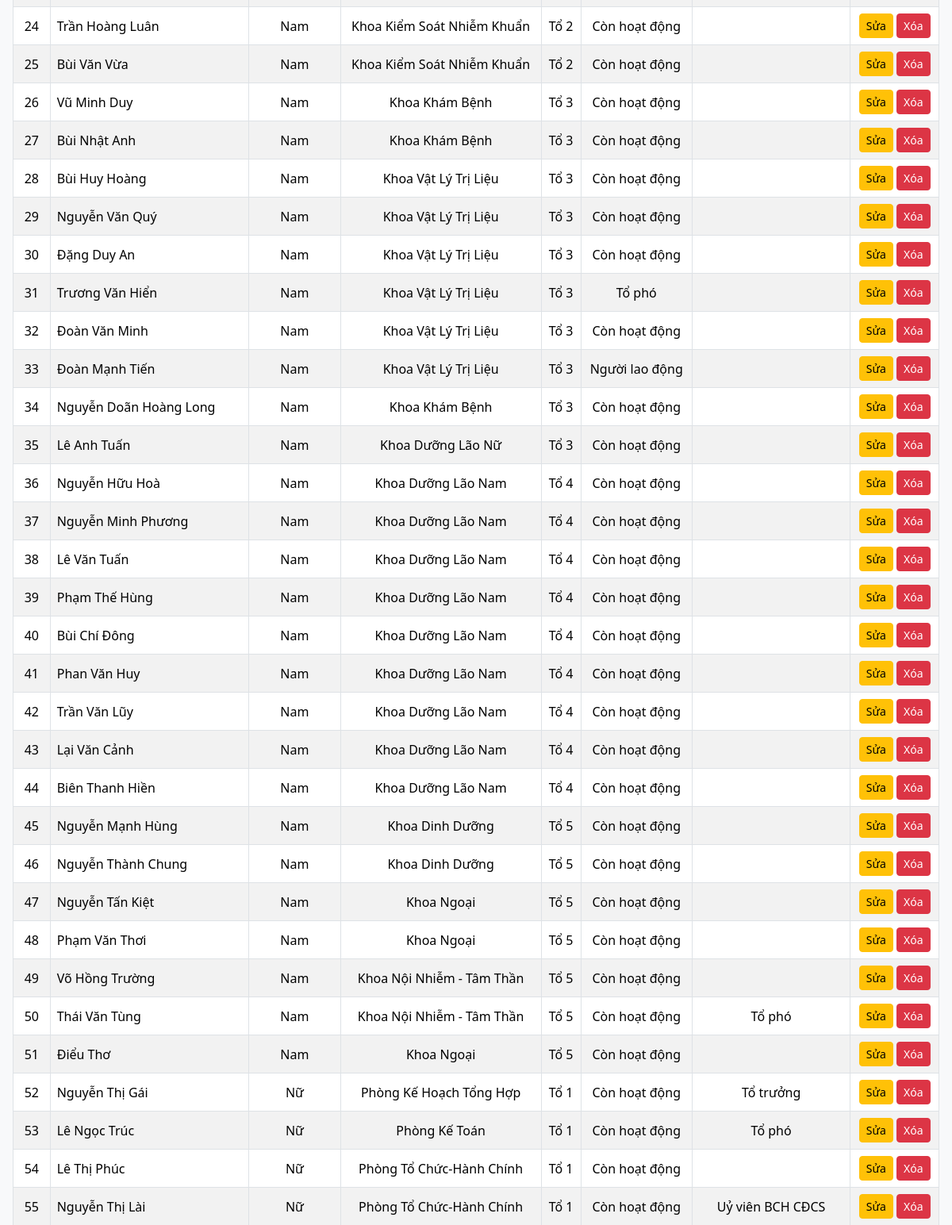
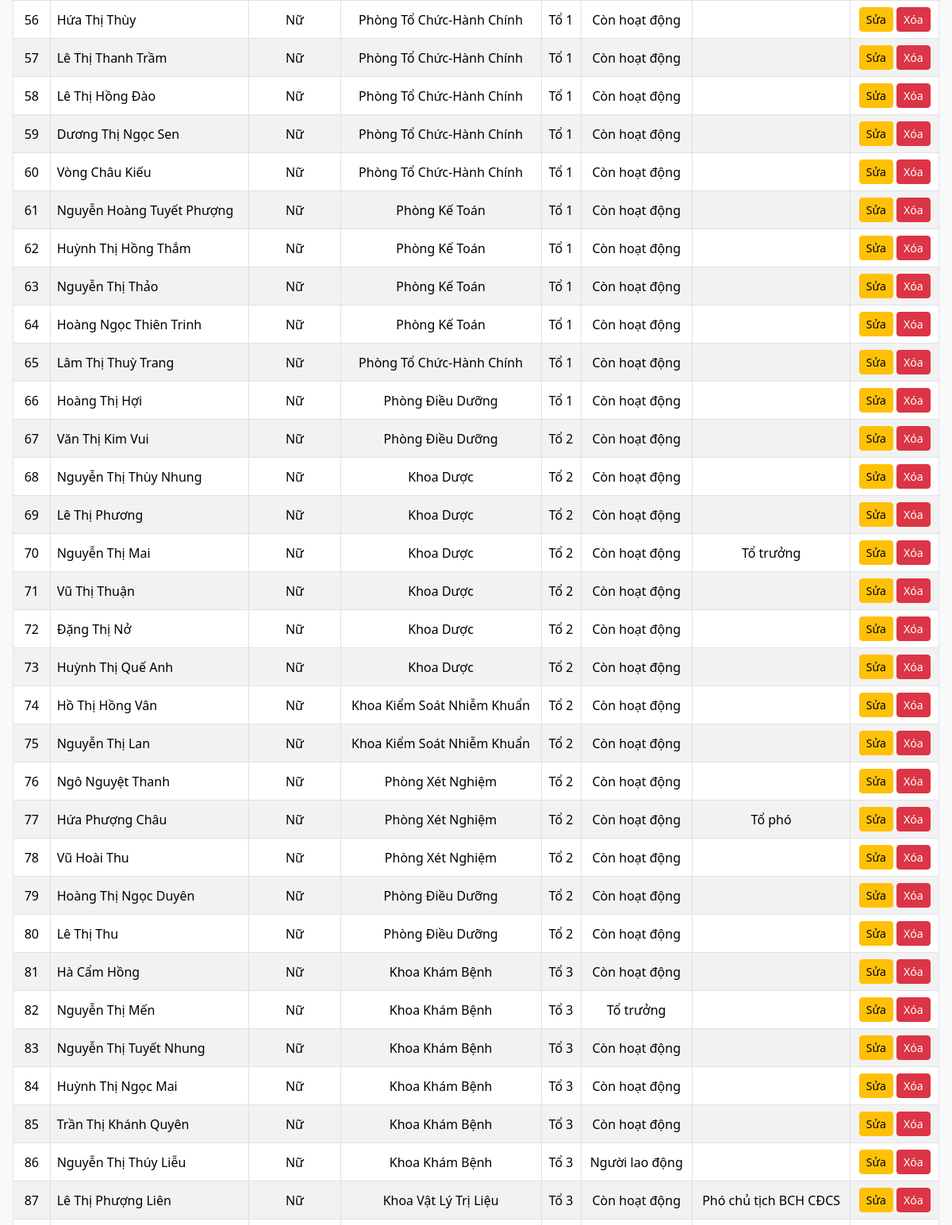
The app's page /?sort=gender&direction=asc (signed in, middle part), older data (2 pictures, top to bottom).
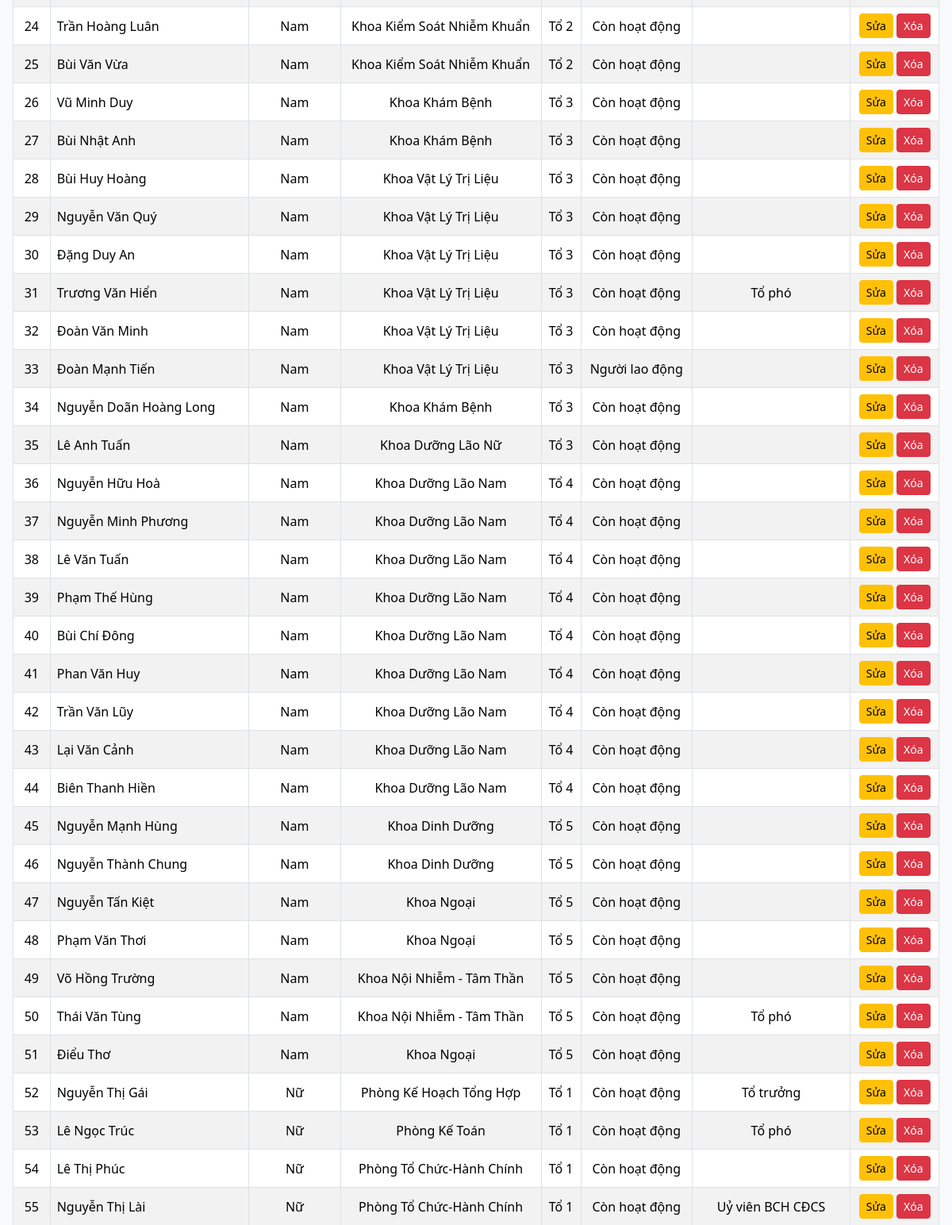
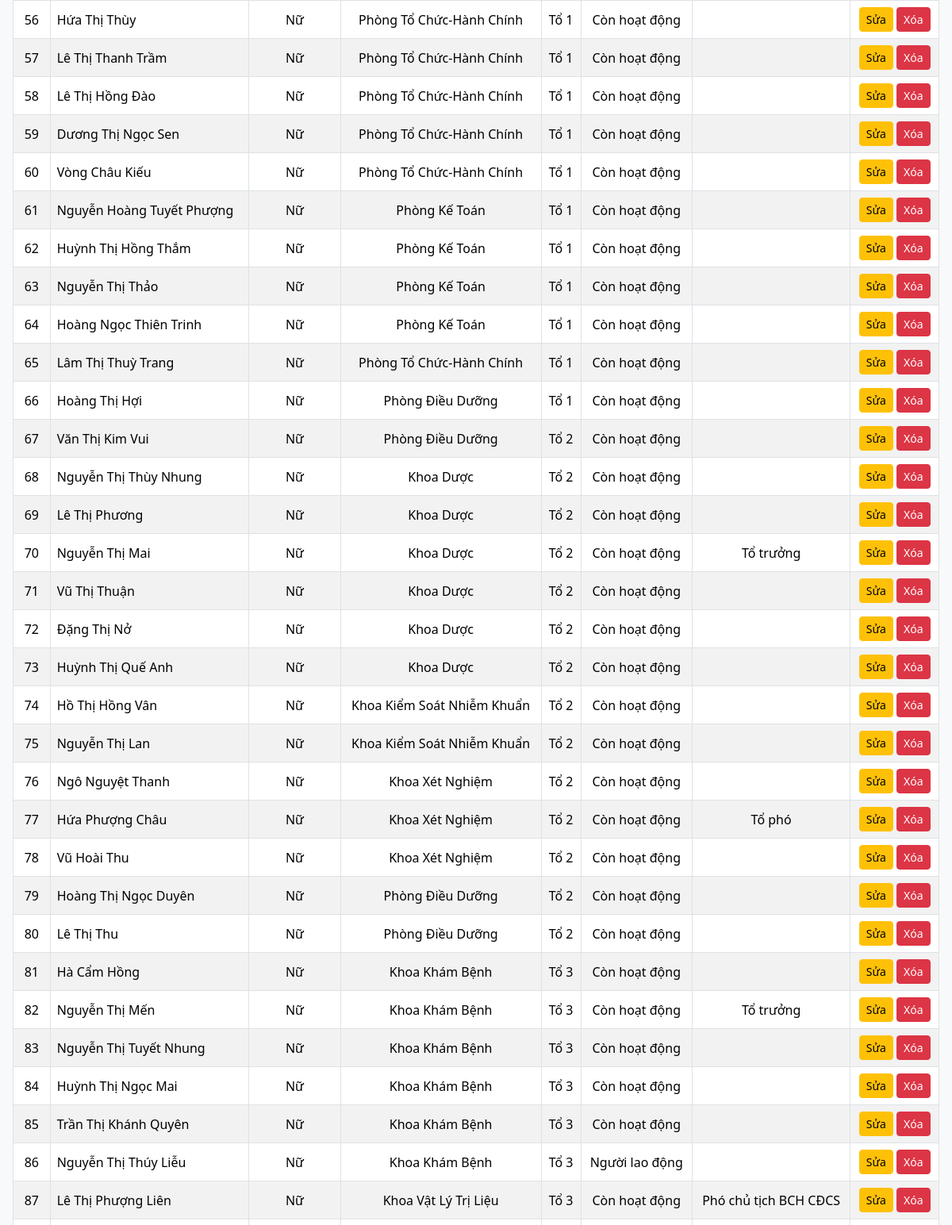
The same page, newer data (2 pictures, top to bottom).
### doanvien/models.py (models this page shows, shortened)
class Member(models.Model):
    name = models.CharField(max_length=180)
    gender = models.CharField(max_length=10, choices=[('Nam','Nam'),('Nữ','Nữ')])
    department = models.ForeignKey(Department, on_delete=models.SET_NULL, null=True)
    group = models.ForeignKey(Group, on_delete=models.SET_NULL, null=True)
    status = models.CharField(
        max_length=50,
        choices=[
            ('Còn hoạt động','Còn hoạt động'),
            ('Hưu','Hưu'),
            ('Ngưng hoạt động','Ngưng hoạt động'),
        ],
        null=True,
        blank=True
    )
    note = models.CharField(
        max_length=50,
        choices=[
            ('Chủ tịch BCH CĐCS','Chủ tịch BCH CĐCS'),
            ('Phó chủ tịch BCH CĐCS','Phó chủ tịch BCH CĐCS'),
            ('Uỷ viên BCH CĐCS','Uỷ viên BCH CĐCS'),
            ('Tổ trưởng', 'Tổ trưởng'),
            ('Tổ phó', 'Tổ phó'),
            ('Người lao động', 'Người lao động'),
        ],
        null=True,
        blank=True
    )

class Department(models.Model):
    name = models.CharField(max_length=100)

class Group(models.Model):
    name = models.CharField(max_length=10)

### doanvien/views.py (the view)
# urls.py: path('', views.member_list, name='member-list'),  # Trang chủ
@login_required
def member_list(request):
    search = request.GET.get('q','')
    department_filter = request.GET.get('department','')
    group_filter = request.GET.get('group','')
    status_filter = request.GET.get('status','')
    note_filter = request.GET.get('note','')
    sort = request.GET.get('sort','name')
    direction = request.GET.get('direction','asc')
    members = Member.objects.all()
    if search:
        members = members.filter(name__icontains=search)
    if department_filter:
        members = members.filter(department_id=department_filter)
    if group_filter:
        members = members.filter(group_id=group_filter)
    if status_filter:
        members = members.filter(status = status_filter)
    if note_filter:
        members = members.filter(note = note_filter)
    if direction == 'desc':
        members = members.order_by(f'-{sort}')
    else:
        members = members.order_by(sort)
    departments = Department.objects.all()
    groups = Group.objects.all()
    status_choices = [choice[0] for choice in Member._meta.get_field('status').choices]
    note_choices = [choice[0] for choice in Member._meta.get_field('note').choices]
    return render(request, 'doanvien/member_list.html',{
        'members':members,
        'search': search,
        'departments': departments,
        'groups': groups,
        'selected_department': department_filter,
        'selected_group': group_filter,
        'selected_status': status_filter,
        'statuses': status_choices,
        'selected_note': note_filter,
        'notes': note_choices,
        'query_string': request.GET.urlencode(),
        'current_sort': sort,
        'current_direction': direction,
    })

### doanvien/templates/doanvien/member_list.html (shortened to what this page needs)
{% load static %}
<!DOCTYPE html>
<html>
<head>
    <link href="https://cdn.jsdelivr.net/npm/bootstrap@5.3.3/dist/css/bootstrap.min.css" rel="stylesheet">
    <link rel="stylesheet" href="https://cdn.jsdelivr.net/npm/bootstrap-icons@1.13.1/font/bootstrap-icons.min.css">
</head>
<body class="bg-light">
    <div class="scrollable-table">
        <table class="table table-bordered table-striped table-responsive">
            <tbody class='text-center align-middle'>
                {% for member in members %}
                <tr>
                    <td>{{ forloop.counter }}</td>
                    <td class='text-start align-middle'>{{ member.name }}</td>
                    <td>{{ member.gender }}</td>
                    <td>{{ member.department.name }}</td>
                    <td>{{ member.group.name }}</td>
                    <td>{{ member.status }}</td>
                    <td>{{ member.note|default:"" }}</td>
                    <td>
                        <a href="{% url 'edit-member' member.id %}" class="btn btn-sm btn-warning">Sửa</a>
                        <a href="{% url 'delete-member' member.id %}" class="btn btn-sm btn-danger">Xóa</a>
                    </td>
                </tr>
                {% empty %}
                <tr>
                    <td colspan="8">Không tìm thấy đoàn viên nào.</td>
                </tr>
                {% endfor %}
            </tbody>
        </table>
    </div>
</body>
</html>

### doanvien/templates/doanvien/member_list.html (style rules this page uses)
html, body { height: 100%; margin: 0; overflow: hidden; }
.scrollable-table { position: absolute; top: 220px; left: 0; right: 0; bottom: 0; overflow-y: auto; overflow-x: auto; padding: 1rem; background-color: #f8f9fa; }

Row changes from the older to the newer data that the page shows:
changed Member "Trương Văn Hiển": status "Tổ phó" → "Còn hoạt động"; note (not shown) → "Tổ phó"
changed Member "Ngô Nguyệt Thanh": department.name "Phòng Xét Nghiệm" → "Khoa Xét Nghiệm"
changed Member "Hứa Phượng Châu": department.name "Phòng Xét Nghiệm" → "Khoa Xét Nghiệm"
changed Member "Vũ Hoài Thu": department.name "Phòng Xét Nghiệm" → "Khoa Xét Nghiệm"
changed Member "Nguyễn Thị Mến": status "Tổ trưởng" → "Còn hoạt động"; note (not shown) → "Tổ trưởng"
